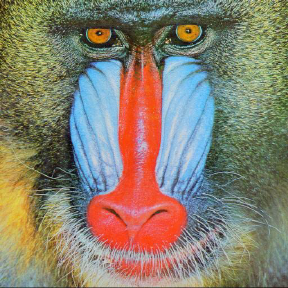
#> input picture Detección_de_colores/mandrill_colour.png, 288 x 288 px, given in place of the camera
$ python colores_detectar.py
#> lines starting #> are read from the running program, lines starting #| are printed output that depends on the picture; after the words box and inside, x2 and y2 are one past the last pixel; in counts of white or black regions, pixels touching at a corner belong together
import cv2
import numpy as np

video = cv2.VideoCapture(0)

redBajo1 = np.array([0, 100, 20], np.uint8)
redAlto1 = np.array([8, 255, 255], np.uint8)
redBajo2 = np.array([175, 100, 20], np.uint8)
redAlto2 = np.array([179, 255, 255], np.uint8)

while True:
    ret, frame = video.read()
#> frame is the input picture: shape (288, 288, 3); mean B, G, R 111.7, 128.6, 136
    if ret == True:
        frameHSV = cv2.cvtColor(frame, cv2.COLOR_BGR2HSV)
#> frameHSV: shape (288, 288, 3); mean H, S, V 56, 91.8, 156.4
        maskRed1 = cv2.inRange(frameHSV, redBajo1, redAlto1)
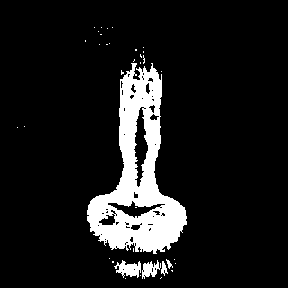
#> maskRed1: shape (288, 288); 10.7% white; 36 white regions (31 under 20 px), largest, box (x1, y1, x2, y2) and area: (87, 63, 187, 254) 8232, (114, 260, 141, 278) 279, (142, 260, 161, 279) 201, (161, 261, 168, 276) 55, (166, 259, 173, 269) 30
        maskRed2 = cv2.inRange(frameHSV, redBajo2, redAlto2)
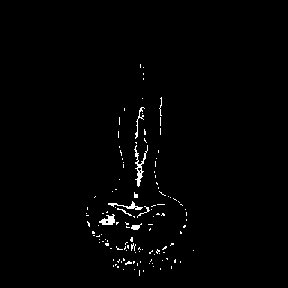
#> maskRed2: shape (288, 288); 1.2% white in thin lines or dots, all inside (x1, y1, x2, y2) = (86, 64, 194, 276)
        maskRed = cv2.add(maskRed1, maskRed2)
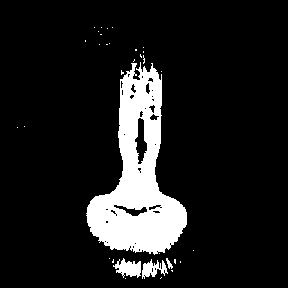
#> maskRed: shape (288, 288); 11.9% white; 33 white regions (29 under 20 px), largest, box (x1, y1, x2, y2) and area: (86, 62, 187, 255) 9167, (113, 258, 141, 278) 335, (142, 259, 168, 279) 267, (166, 258, 173, 269) 36
        maskRedvis = cv2.bitwise_and(frame, frame, mask= maskRed)
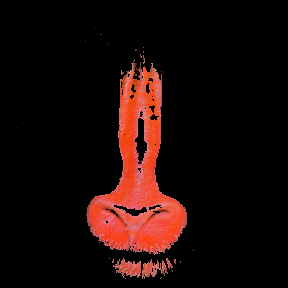
#> maskRedvis: shape (288, 288, 3); mean B, G, R 7.7, 10.2, 27.1
        cv2.imshow('frame', frame)
        cv2.imshow('maskRed', maskRed)
        cv2.imshow('maskRedvis', maskRedvis)
        cv2.imshow('video', frame)
        if cv2.waitKey(1) & 0xFF == ord('q'):
#> (key q is pressed here)
            break

video.release()
cv2.destroyAllWindows()
